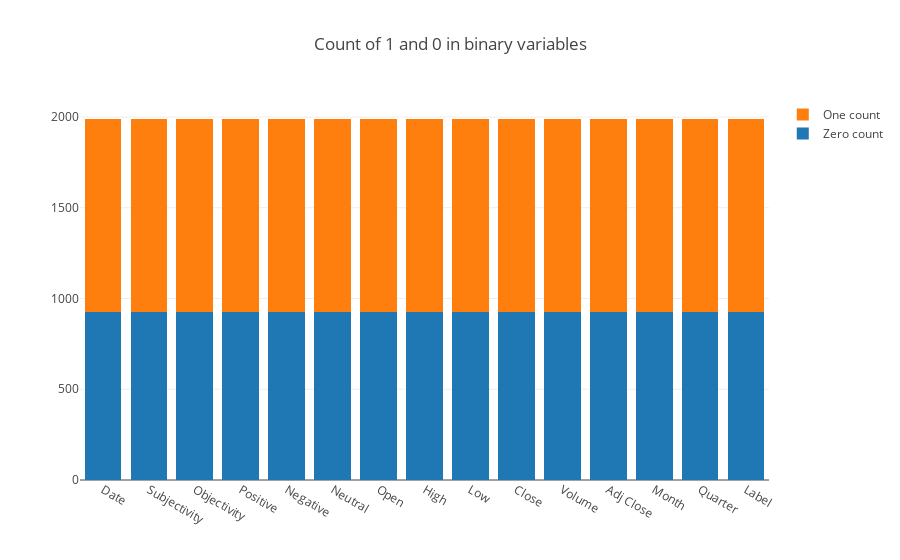

The cell this chart's notebook holds for it:
### Code cell
%matplotlib inline

pltly.init_notebook_mode(connected=True)


bin_col = df.columns
zero_list = []
one_list = []
for col in bin_col:
    zero_count = 0
    one_count = 0
    for ix, val in df[col].iteritems():
        if df.loc[ix, 'Label'] == 0:
            zero_count += 1
        else:
            one_count += 1
    zero_list.append(zero_count)
    one_list.append(one_count)
    
trace1 = go.Bar(
    x=bin_col,
    y=zero_list ,
    name='Zero count'
)
trace2 = go.Bar(
    x=bin_col,
    y=one_list,
    name='One count'
)

data = [trace1, trace2]
layout = go.Layout(
    barmode='stack',
    title='Count of 1 and 0 in binary variables'
)

fig = go.Figure(data=data, layout=layout)
pltly.iplot(fig, filename='stacked-bar')

### Figure 1 — Plotly figure (JSON) as saved in the notebook; plotly's stock layout.template omitted (floating-point values rounded to 4 significant figures)
{"data": [{"name": "Zero count", "type": "bar", "uid": "2c78f3d4-c4c5-11e8-91c4-83f4f1304194", "x": ["Date", "Subjectivity", "Objectivity", "Positive", "Negative", "Neutral", "Open", "High", "Low", "Close", "Volume", "Adj Close", "Month", "Quarter", "Label"], "y": [924, 924, 924, 924, 924, 924, 924, 924, 924, 924, 924, 924, 924, 924, 924]}, {"name": "One count", "type": "bar", "uid": "2c78f582-c4c5-11e8-91c4-83f4f1304194", "x": ["Date", "Subjectivity", "Objectivity", "Positive", "Negative", "Neutral", "Open", "High", "Low", "Close", "Volume", "Adj Close", "Month", "Quarter", "Label"], "y": [1065, 1065, 1065, 1065, 1065, 1065, 1065, 1065, 1065, 1065, 1065, 1065, 1065, 1065, 1065]}], "layout": {"barmode": "stack", "title": "Count of 1 and 0 in binary variables"}}
